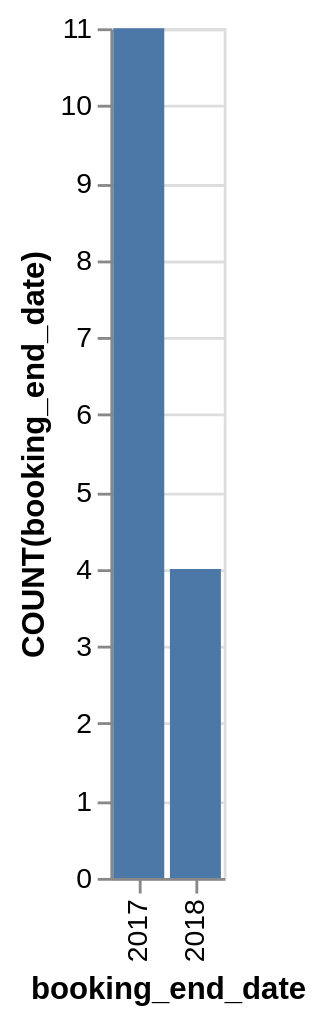

Specify this chart in Vega-Lite:
### Vega-Lite specification from a JSON file in a GitHub repository (floating-point values rounded to 4 significant figures)
{"data": {"values": [{"x_data": "2017", "y_data": 11}, {"x_data": "2018", "y_data": 4}]}, "mark": "bar", "encoding": {"x": {"field": "x_data", "type": "nominal", "title": "booking_end_date", "sort": {"op": "sum", "field": "y_data", "order": "descending"}}, "y": {"field": "y_data", "type": "quantitative", "title": "COUNT(booking_end_date)"}}}
